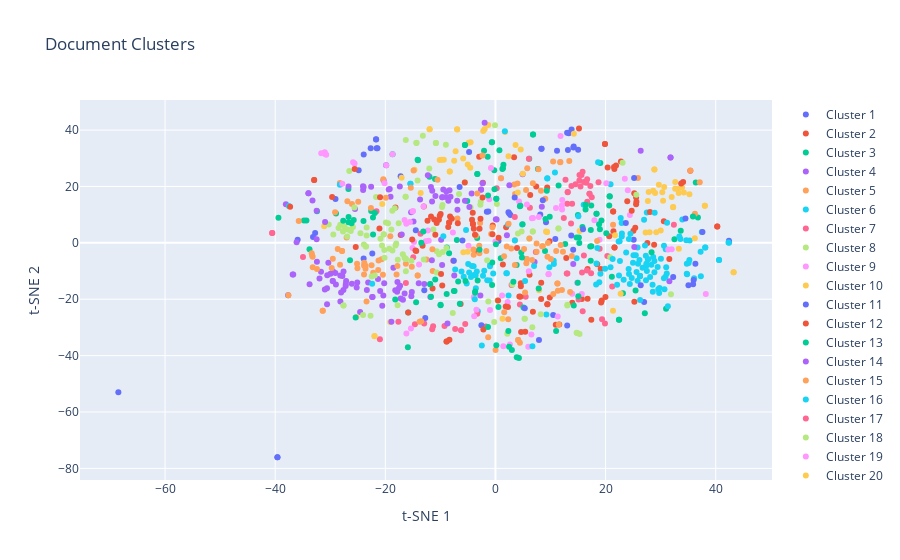

Here is the notebook cell this chart was saved with:
### Code cell
import plotly.graph_objects as go

df = pd.DataFrame({
    'x': word_vectors_2d[:, 0],
    'y': word_vectors_2d[:, 1],
    'label': processed_series,
    'cluster': labels
})

fig = go.Figure()

for i, label in enumerate(np.unique(labels)):
    cluster_df = df[df['cluster'] == label]
    fig.add_trace(go.Scatter(x=cluster_df['x'], y=cluster_df['y'],
                             mode='markers',
                             marker=dict(size=6),
                             hovertext=cluster_df['label'],   # This will show the text when hovering
                             hoverinfo="text",  # Display custom text on hover
                             name=f'Cluster {label+1}'))

fig.update_layout(title='Document Clusters',
                  xaxis_title='t-SNE 1',
                  yaxis_title='t-SNE 2')
fig.show()
